Frame 1 (no input): blank canvas, image omitted
Frame 60 (the mouse pressed at the canvas centre just before this capture): blank canvas, image omitted
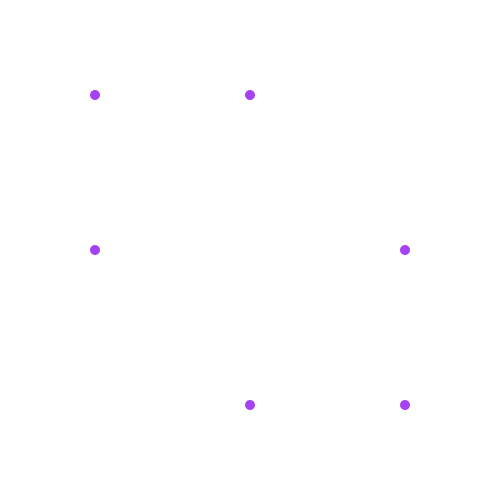
Frame 120 (the mouse held since frame 60 and released just before this capture)

The Processing sketch whose frames 1 and 60 were blank and that drew this single picture after the mouse press (run headless with seeded random() and noise(); from frame 60 on, the mouse is pressed at the canvas centre):

// Processing sketch: balls
// ── balls.pde
int x = 0;
int y = 0;
int mx = 500;
int my = 500;
int S = 10;

void setup() {
  size(500, 500);
}
void draw() {
  noStroke();
  x += 5;
  y += 5;
  mx -= 5; 
  my -= 5;
  background(255,255,255);
    if(x == 500){
    fill(random(256),random(256), random(256));
  }
  circle(x, 250, S);
  circle(250, y, S);
  circle(x, y, S);
  circle(mx, 250, S);
  circle(250, my, S);
  circle(mx, my, S);
  if(x > 500){
    x -= 505;
  }
  if(y > 500){
    y -= 505;
  }
   if(mx < 0){
    mx += 505;
  }
    if(my < 0){
    my += 505;
  }
}
